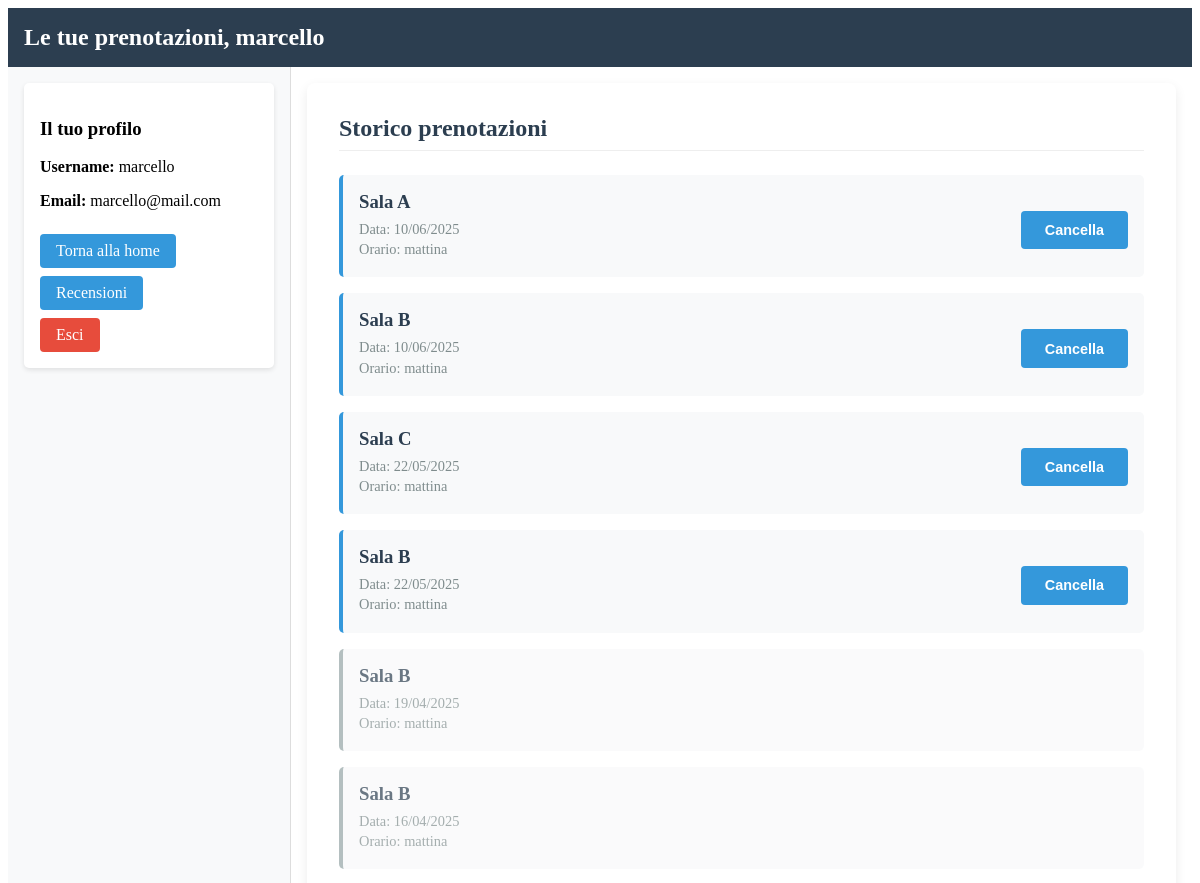
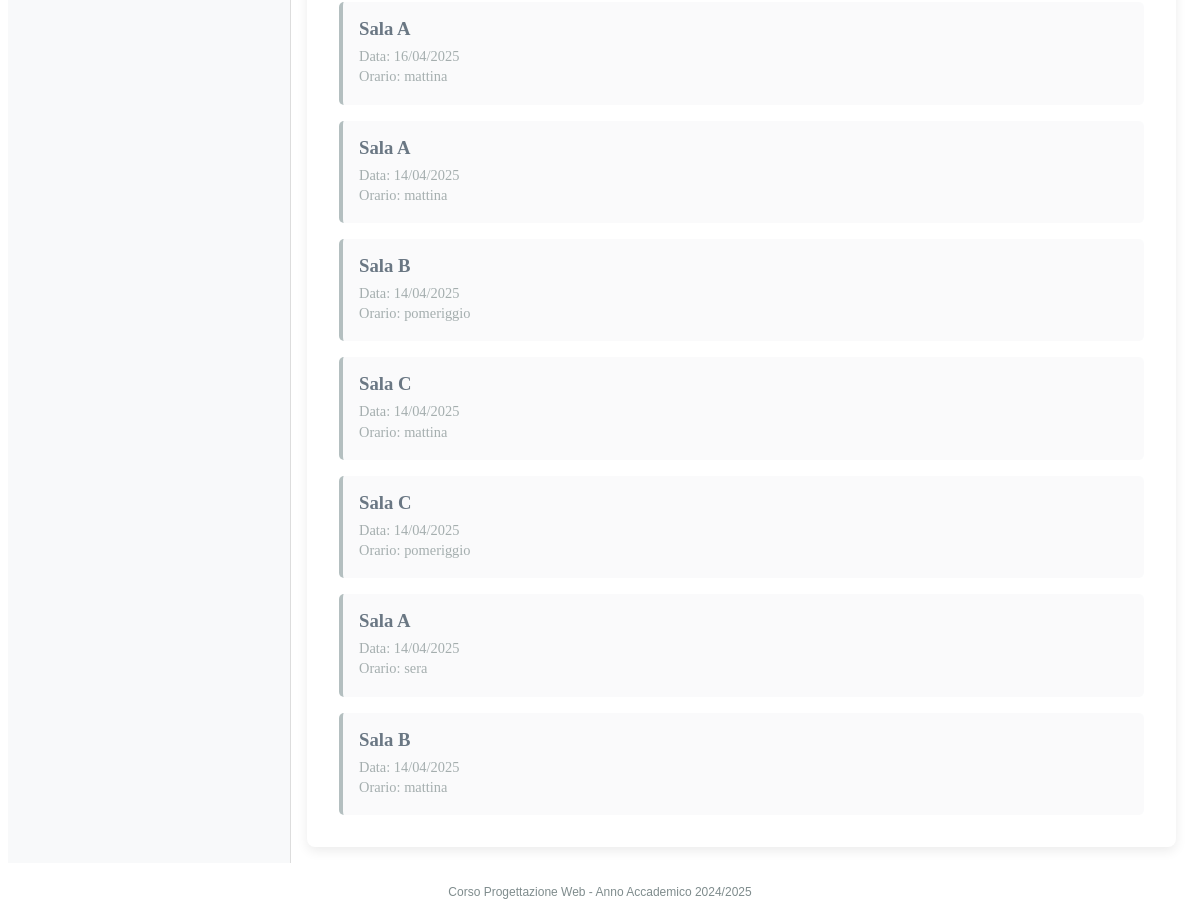
The page /php/mie_prenotazioni.php (signed in) on the database its author committed (2 pictures, top to bottom).
### tables this page shows
CREATE TABLE `utenti` (
  `id` int(11) NOT NULL AUTO_INCREMENT,
  `username` varchar(50) NOT NULL,
  `email` varchar(100) NOT NULL,
  `password_hash` varchar(255) NOT NULL,
  `data_registrazione` datetime DEFAULT CURRENT_TIMESTAMP,
  PRIMARY KEY (`id`),
  UNIQUE KEY `username` (`username`),
  UNIQUE KEY `email` (`email`)
);

CREATE TABLE `prenotazioni` (
  `id` int(11) NOT NULL AUTO_INCREMENT,
  `id_utente` int(11) NOT NULL,
  `id_sala` int(11) NOT NULL,
  `data_prenotazione` date NOT NULL,
  `orario` varchar(20) DEFAULT NULL,
  PRIMARY KEY (`id`),
  KEY `id_utente` (`id_utente`),
  KEY `id_sala` (`id_sala`),
  CONSTRAINT `prenotazioni_ibfk_1` FOREIGN KEY (`id_utente`) REFERENCES `utenti` (`id`),
  CONSTRAINT `prenotazioni_ibfk_2` FOREIGN KEY (`id_sala`) REFERENCES `sale` (`id`)
);

CREATE TABLE `sale` (
  `id` int(11) NOT NULL AUTO_INCREMENT,
  `nome` varchar(100) NOT NULL,
  `posti_totali` int(11) NOT NULL,
  `attrezzature` text,
  `immagine` varchar(255) DEFAULT NULL,
  PRIMARY KEY (`id`)
);

### php/mie_prenotazioni.php (the view, shortened to what this page needs)
<?php
try {
    $pdo = new PDO("mysql:host=".DBHOST.";dbname=".DBNAME, DBUSER, DBPASS);
    $stmt = $pdo->prepare("SELECT username, email FROM utenti WHERE id = :id");
    $stmt->bindValue(':id', $_SESSION['user_id']);
    $stmt->execute();
    $user = $stmt->fetch(PDO::FETCH_ASSOC);
} catch (PDOException $e) {
    die("Errore database: " . $e->getMessage());
}
try {
    $query = "SELECT p.id, s.nome as sala, p.data_prenotazione, p.orario
              FROM prenotazioni p
              JOIN sale s ON p.id_sala = s.id
              WHERE p.id_utente = :id
              ORDER BY p.data_prenotazione DESC";
    $stmt = $pdo->prepare($query);
    $stmt->bindValue(':id', $_SESSION['user_id']);
    $stmt->execute();
    $prenotazioni = $stmt->fetchAll(PDO::FETCH_ASSOC);
} catch (PDOException $e) {
    error_log("Errore recupero prenotazioni: " . $e->getMessage());
    $prenotazioni = [];
}
?>
<!DOCTYPE html>
<html lang="it">
<head>
    <link rel="stylesheet" href="../css/style.css">
    <link rel="stylesheet" href="../css/home.css">
    <link rel="stylesheet" href="../css/prenotazioni.css">
</head>
<body>
    <div id="page">
        <header id="header">
            <h1>Le tue prenotazioni, <?= htmlspecialchars($user['username']) ?></h1>
        </header>
        <div id="container">
            <aside id="sidebar">
                <div class="profile-card">
                    <h3>Il tuo profilo</h3>
                    <p><strong>Username:</strong> <?= htmlspecialchars($user['username']) ?></p>
                    <p><strong>Email:</strong> <?= htmlspecialchars($user['email']) ?></p>
                    <a href="home.php" class="btn">Torna alla home</a>
                    <a href="recensioni.php" class="btn">Recensioni</a> <br>
                    <a href="logout.php" class="btn logout">Esci</a>
                </div>
            </aside>
            <main id="main-content">
                <div class="prenotazioni-container">
                    <h2>Storico prenotazioni</h2>
                    <?php if (empty($prenotazioni)): ?>
                        <p class="no-prenotazioni">Non hai ancora effettuato prenotazioni.</p>
                    <?php else: ?>
                        <div class="prenotazioni-list">
                            <?php foreach ($prenotazioni as $prenotazione): ?>
                                <div class="prenotazione-card <?= strtotime($prenotazione['data_prenotazione']) < time() ? 'passata' : '' ?>">
                                    <div class="prenotazione-info">
                                        <h3><?= htmlspecialchars($prenotazione['sala']) ?></h3>
                                        <p>Data: <?= date('d/m/Y', strtotime($prenotazione['data_prenotazione'])) ?></p>
                                        <p>Orario: <?= htmlspecialchars($prenotazione['orario']) ?></p>
                                    </div>
                                    <?php if (strtotime($prenotazione['data_prenotazione']) > time()): ?>
                                        <form method="POST" class="prenotazione-actions">
                                            <button type="submit" name="cancella_prenotazione" class="btn btn-cancella">Cancella</button>
                                        </form>
                                    <?php endif; ?>
                                </div>
                            <?php endforeach; ?>
                        </div>
                    <?php endif; ?>
                </div>
            </main>
        </div>
    </div>
    <footer>
        <small>
            Corso Progettazione Web - Anno Accademico 2024/2025
        </small>
    </footer>
</body>
</html>

### css/style.css (style rules this page uses)
footer { font-family: Arial, sans-serif; margin-top: 20px; text-align: center; color: #7f8c8d; font-size: 0.9em; }

### css/home.css (style rules this page uses)
#page { display: flex; flex-direction: column; min-height: 100vh; }
#container { display: flex; flex: 1; }
#header { background-color: #2c3e50; color: white; padding: 1rem; text-align: left; }
#header h1 { margin: 0; font-size: 1.5rem; }
#sidebar { width: 250px; background-color: #f8f9fa; padding: 1rem; border-right: 1px solid #ddd; }
.profile-card { background: white; padding: 1rem; border-radius: 5px; box-shadow: 0 2px 5px rgba(0,0,0,0.1); }
#main-content { flex: 1; padding: 1rem; }
button[type="submit"] { background: #3498db; color: white; border: none; padding: 0.7rem 1.5rem; border-radius: 4px; font-weight: 600; cursor: pointer; transition: background 0.3s; font-size: 0.9rem; }
.btn { display: inline-block; background: #3498db; color: white; padding: 0.5rem 1rem; border-radius: 4px; text-decoration: none; margin-top: 0.5rem; }
.btn.logout { background: #e74c3c; }

### css/prenotazioni.css (style rules this page uses)
.prenotazioni-container { background: white; padding: 2rem; border-radius: 8px; box-shadow: 0 4px 12px rgba(0,0,0,0.08); }
.prenotazioni-container h2 { margin-top: 0; color: #2c3e50; font-size: 1.5rem; padding-bottom: 0.5rem; border-bottom: 1px solid #eee; margin-bottom: 1.5rem; }
.prenotazioni-list { display: flex; flex-direction: column; gap: 1rem; }
.prenotazione-card { display: flex; justify-content: space-between; align-items: center; padding: 1rem; background: #f8f9fa; border-radius: 5px; border-left: 4px solid #3498db; }
.prenotazione-card.passata { opacity: 0.7; border-left-color: #95a5a6; }
.prenotazione-info h3 { margin: 0 0 0.5rem 0; color: #2c3e50; }
.prenotazione-info p { margin: 0.2rem 0; color: #7f8c8d; font-size: 0.9rem; }
.prenotazione-actions { display: flex; gap: 1rem; }
.btn-cancella { background-color: #e74c3c; padding: 0.5rem 1rem; border: none; border-radius: 4px; color: white; cursor: pointer; transition: background 0.3s; }

### rows shown on the page
utenti: username "marcello", email "marcello@mail.com"
prenotazioni: id_sala.nome "Sala A", data_prenotazione "10/06/2025", orario "mattina"
prenotazioni: id_sala.nome "Sala B", data_prenotazione "10/06/2025", orario "mattina"
prenotazioni: id_sala.nome "Sala C", data_prenotazione "22/05/2025", orario "mattina"
prenotazioni: id_sala.nome "Sala B", data_prenotazione "22/05/2025", orario "mattina"
prenotazioni: id_sala.nome "Sala B", data_prenotazione "19/04/2025", orario "mattina"
prenotazioni: id_sala.nome "Sala B", data_prenotazione "16/04/2025", orario "mattina"
prenotazioni: id_sala.nome "Sala A", data_prenotazione "16/04/2025", orario "mattina"
prenotazioni: id_sala.nome "Sala A", data_prenotazione "14/04/2025", orario "mattina"
prenotazioni: id_sala.nome "Sala B", data_prenotazione "14/04/2025", orario "pomeriggio"
prenotazioni: id_sala.nome "Sala C", data_prenotazione "14/04/2025", orario "mattina"
prenotazioni: id_sala.nome "Sala C", data_prenotazione "14/04/2025", orario "pomeriggio"
prenotazioni: id_sala.nome "Sala A", data_prenotazione "14/04/2025", orario "sera"
prenotazioni: id_sala.nome "Sala B", data_prenotazione "14/04/2025", orario "mattina"
